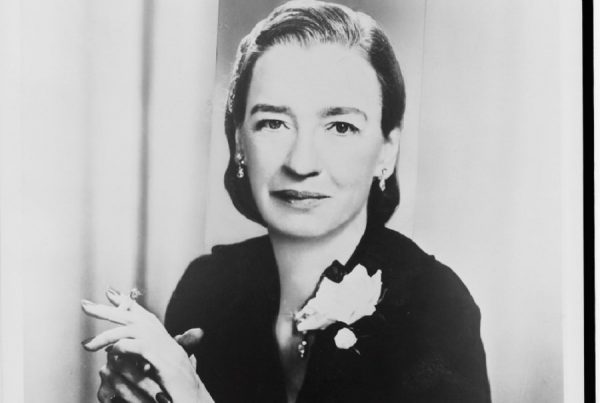
#> input picture Assets/grace_hopper.jpg, 600 x 403 px, found by its file name
$ jupyter execute '6 Matplotlib_en.ipynb'   (shell and % lines are left out)
#> lines starting #> are read from the running program, lines starting #| are printed output that depends on the picture
# Graphics with `Matpletlib`

In addition to its use in Python, you can use * Notebook commands * to modify the behavior of the jupyter graphics. For example:

- `%Matpletlib inline`: By default it returns non -interactive graphics.
- `%Matpletlib Notebook`: Interactive graphics

[cell 1]
import matplotlib.pyplot as plt
import numpy as np

We define a set of 51 equate data between 0 and 4, and the function

$$
y = f (x) = 2.5 E^{-1.3 x} + 0.5. E^{-1.6 x}
$$

In addition, we define a data set _With noise_, adding to $ and $ a gaussian noise on average 0 and dispersion 1 (see `help (np.random.normal)`):

[cell 2]
x = np.linspace(0,4,51)
y = 2.5 * np.exp(-1.3 * x) + 0.5 * np.exp(-1.6 * x)
ruido = 0.2 * np.random.normal(size=x.size)
medicion = y + ruido

print(x.size)

[cell 3]
# This only needs to be executed once in the notebook.
plt.plot(x, y)     # Arch the graph
plt.show()         # The graph is shown on the screen
#> figure, not shown here; curve peaks at x = 0, y = 3

[cell 4]
help(plt.plot)

[cell 5]
plt.plot(x, y)
plt.show()

### Lines, symbols and colors

The simplest way to choose the curve graph mode is through a third argument.
This argument, which appears immediately after the data (X and Y), allows to control the type of line or symbol used in graphing. In the case of the solid line, it can be specified with a script ('-') or simply not putting anything, since solid line is the default symbol. The two previous specifications are equivalent. You can also choose the color, or the symbol to be used with this argument:

XX_MARKDOWN_CODE_XX

! [] (Figures/simple_linea_simb.png)

To obtain circles we use a specification that corresponds to 'O'. We can also put the color in this argument. In this case we chose color "red (r), with a line (-) + circles (o)".

With this idea we modify the previous chart

[cell 6]

plt.plot(x, medicion, 'v--')
plt.plot(x, y, 'c-')
plt.show()
#> figure, not shown here; curve peaks at x = 0, y = 3.35; curve peaks at x = 0, y = 3

Los siguientes caracteres pueden utilizarse para controlar el símbolo de graficación:

| Símbolo   |     Descripción        |
|-----------|------------------------|
| '-'       | solid line style       |
| '--'      | dashed line style      |
| '-.'      | dash-dot line style    |
| ':'       | dotted line style      |
| '.'       | point marker           |
| ','       | pixel marker           |
| 'o'       | circle marker          |
| 'v'       | triangle down  marker  |
| '^'       | triangle up  marker    |
| '&lt;'    | triangle left  marker  |
| '&gt;'    | triangle right  marker |
| '1'       | tri down  marker       |
| '2'       | tri up  marker         |
| '3'       | tri left  marker       |
| '4'       | tri right  marker      |
| 's'       | square marker          |
| 'p'       | pentagon marker        |
| '\*'      | star marker            |
| 'h'       | hexagon1 marker        |
| 'H'       | hexagon2 marker        |
| '+'       | plus marker            |
| 'x'       | x marker               |
| 'D'       | diamond marker         |
| 'd'       | thin diamond marker    |
| '&#124;'  | vline marker           |
| '\_'      | hline marker           |

Los colores también pueden elegirse usando los siguientes caracteres:

|  Letra  |   Color  |
|---------|----------|
|'b'      |   blue   |
|'g'      |   green  |
|'r'      |   red    |
|'c'      |   cyan   |
|'m'      |   magenta|
|'y'      |   yellow |
|'k'      |   black  |
|'w'      |   white  |

The `Plot () function accepts a variable number of arguments. Let's see what the documentation says

`` Python
SIGNATURE: PLT.PLOT (*ARGS, ** KWARGS)
Docsting:
Plot and versus X As Lines and/or Markers.

Call Signatures ::

    plot ([x], y, [fmt], data = none, ** kwargs)
    plot ([x], y, [fmt], [x2], y2, [fmt2], ..., ** kwargs) `` ``

In particular, we can use the arguments * Keywords * (pairs-name-value) to change the way the data is graphic. Some of the most common are:

| Argument | Value |
| --------------- | -------------------------- |
| Linetyle | {'-', '-', '-.', ':', '',…} |
| linewidth | real number |
| color | a color |
| Marker | {'or', 's', 'd',….} |
| markersize | real number |
| MarkeredGecolor | color |
| Markerfacecolor | color |
| Markevery | whole number |

[cell 7]
plt.plot(x,y,linewidth=4)
plt.plot(x,medicion, 'o:', color='red', markersize=6)
plt.show()
#> figure, not shown here; curve peaks at x = 0, y = 3; curve peaks at x = 0, y = 3.35

[cell 8]
plt.plot(x,medicion, 'o:', color='red', markersize=5)
plt.plot(x,y,linewidth=4)
plt.show()
#> figure, not shown here; curve peaks at x = 0, y = 3.35; curve peaks at x = 0, y = 3

[cell 9]
plt.plot(x,y,linewidth=5, linestyle='dashed')
plt.plot(x,medicion, '-o', color='red', markersize=8, markeredgecolor='black',markevery=3)
plt.show()
#> figure, not shown here; curve peaks at x = 0, y = 3; curve peaks at x = 0, y = 3.35

### Axes and legends names

We are now adding names to the axes and curves.

To add names to the curves, we have to add a `Label`, in this case in the same` plot () `command, and then
Show it with `legend ()

[cell 10]
plt.plot(x,y,linewidth=5, linestyle='dashed', label='Teoría')
plt.plot(x,medicion, '-o', color='red', markersize=8, markeredgecolor='black',markevery=4, label='Medición')
plt.legend(title='DATOS')
plt.show()
#> figure, not shown here; curve peaks at x = 0, y = 3; curve peaks at x = 0, y = 3.35

To add names to the axes we use `xlabel` and` ylabel`:
The titles to the figure can be added with `Title`:

[cell 11]
plt.plot(x,y,linewidth=5, linestyle='dashed', label='Teoría')
plt.plot(x,medicion, '-o', color='red', markersize=8, markeredgecolor='black',markevery=4, label='Medición')
plt.legend(title='DATOS')
plt.xlabel('Tiempo [seg]')
plt.ylabel('Valor [mV]')
plt.title('RESULTADOS')
plt.show()
#> figure, not shown here; curve peaks at x = 0, y = 3; curve peaks at x = 0, y = 3.35

We can also graph vertical and horizontal lines using `axvline` and` axhline`

[cell 12]
plt.plot(x,y,linewidth=5, linestyle='dashed', label='Teoría')
plt.plot(x,medicion, '-o', color='red', markersize=8, markeredgecolor='black',markevery=4, label='Medición')
plt.legend(title='DATOS')
plt.xlabel('Tiempo [seg]')
plt.ylabel('Valor [mV]')
plt.title('RESULTADOS')
plt.axvline(x=2.5, color='black')
plt.axhline(y = 1.5, color='black')
plt.show()
#> figure, not shown here; curve peaks at x = 0, y = 3; curve peaks at x = 0, y = 3.35

To pass on logarithmic scale we use `xscale` or` yscale`

[cell 13]
plt.plot(x,y,linewidth=5, linestyle='dashed', label='Teoría')
plt.plot(x,medicion, '-o', color='red', markersize=8, markeredgecolor='black',markevery=4, label='Medición')
plt.legend(title='DATOS')
plt.xlabel('Tiempo [seg]')
plt.ylabel('Valor [mV]')
plt.title('RESULTADOS')
# plt.xscale('log')
plt.yscale('log')
plt.grid(color='green', linestyle='dashed', linewidth=1)
plt.show()
#> figure, not shown here; curve peaks at x = 0, y = 3; curve peaks at x = 0, y = 3.35

### Two graphics in the same figure

There are several functions that allow to put more than one graph in the same figure. Let's look at an example using `Figure` and` add_sublot`

[cell 14]
fig_1 = plt.figure(1, figsize=[20, 5])
graf1 = fig_1.add_subplot(121) # 1: number of rows 2: number of columns 1: the number of subploot
graf2 = fig_1.add_subplot(122) # 1: number of rows 2: number of columns 2: the number of subploot

graf1.plot(x,y,linewidth=5, linestyle='dashed', label='Teoría')
graf1.plot(x,medicion, '-o', color='red', markersize=8, markeredgecolor='black',markevery=4, label='Medición')
graf1.legend(title='DATOS')
graf1.grid(color='green', linestyle='dashed', linewidth=1)

graf1.set_xlabel('Tiempo [seg]', fontsize='x-large')
graf1.set_ylabel('Valor [mV]', fontsize='x-large')
graf1.set_title('RESULTADOS ESCALA LOG')
graf1.set_xscale('log')

graf2.plot(x,y,linewidth=5, linestyle='dashed', label='Teoría')
graf2.plot(x,medicion, '-o', color='red', markersize=8, markeredgecolor='black',markevery=4, label='Medición')
graf2.legend(title='DATOS')
graf2.grid(color='green', linestyle='dashed', linewidth=1)

graf2.set_xlabel('Tiempo [seg]')
graf2.set_ylabel('Valor [mV]')
graf2.set_title('RESULTADOS')
plt.show()
#> figure, not shown here; panel 1: curve peaks at x = 0, y = 3; panel 1: curve peaks at x = 0, y = 3.35; panel 2: curve peaks at x = 0, y = 3; panel 2: curve peaks at x = 0, y = 3.35

[cell 15]
print(type(fig_1))

### Export the figures

To save the figures in one of the available formats we use the `Savefig ()` function.

[cell 16]
foname = 'miplot'
# fig_1.savefig('{}.png'.format(foname), dpi=200)
# fig_1.savefig('{}.pdf'.format(foname))
fig_1.savefig('figura2.png', dpi=200)
fig_1.savefig('figura2.pdf')

Here can also be used latex type format for part of the text. If we use an expression enclosed among the `$` symbols, Matpletlib interprets that it is written in (a subset) of Latex.

** Matpletlib ** has an internal symbols processor to show the latex notation that recognizes the most common elements, or it can be chosen to use an external latex processor.

[cell 17]
plt.plot(x,y,linewidth=5, linestyle='dashed', label=r"$\frac{\sin(e^2)}{[2 + \cos (x)]^2}$")
plt.plot(x,medicion, '-o', color='red', markersize=8, markeredgecolor='black',markevery=2, label='Medición')
plt.legend(title='DATOS', fontsize='x-large', shadow=False, loc=3)
plt.xlabel('Tiempo [seg]')
plt.ylabel('Valor [mV]')
plt.title('RESULTADOS: $f(x)$')
plt.xscale('log')
plt.grid(color='green', linestyle='dashed', linewidth=1)
plt.show()
#> figure, not shown here; curve peaks at x = 0, y = 3; curve peaks at x = 0, y = 3.35

### Graphics with polar coordinates

[cell 18]
t = np.linspace(0, 2 * np.pi, 100)

fig_3 = plt.figure(3,figsize=[10,5])
ax = fig_3.add_subplot(111, polar=True)
ax.plot(t,t**2, color='blue', lw=3)
ax.set_xlim([0, 2 * np.pi])
ax.set_ylim([0, 50])
plt.show()
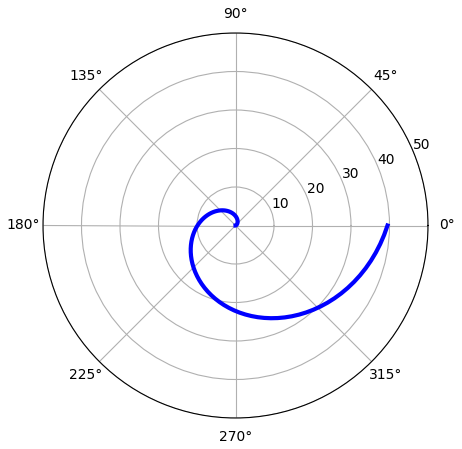
#> figure drawn by matplotlib, 1 panel; curve peaks at x = 6.28, y = 39.48

### Other 2D graphics

[cell 19]
n = np.array([0,1,2,3,4,5])

fig, graf = plt.subplots(1,4, figsize=[16,5])
graf[0].set_title('SCATTER')
graf[0].scatter(x, x + 0.25*np.random.randn(len(x)))

graf[1].set_title('STEP')
graf[1].step(n,n**2, lw=2)

graf[2].set_title('BAR')
graf[2].bar(n,n**2, align='center', width=0.6, alpha=0.5)

graf[3].set_title('FILL BETWEEN')
graf[3].fill_between(x, x**2, color='green', alpha=0.5)
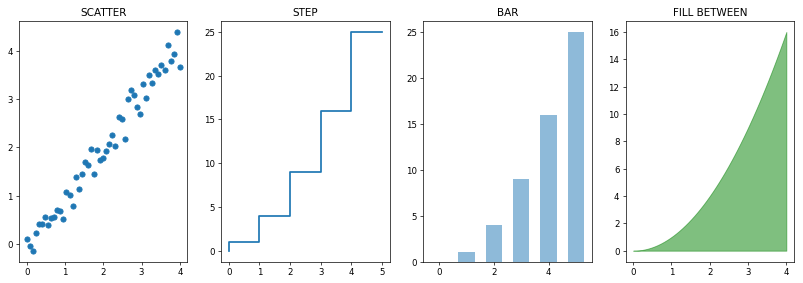
#> figure drawn by matplotlib, 4 panels; panel 3: tallest bar 25 high, from x = 4.7 to 5.3

### Histograms

[cell 20]
n = np.random.randn(10000) # Randn returns a normal distribution
fig, axes = plt.subplots(1, 2, figsize=[12,4])
axes[0].set_title('Histograma')
axes[0].hist(n, bins = 30)

axes[1].set_title('Histograma acumulado')
axes[1].hist(n, cumulative=True, bins=50)
plt.show()
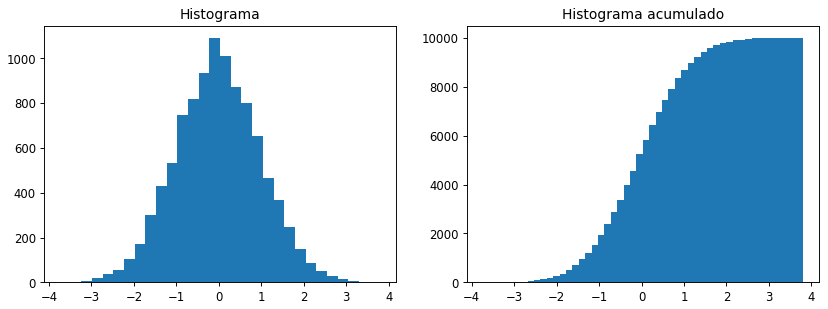
#> figure drawn by matplotlib, 2 panels; panel 1: tallest bar 1091 high, from x = -0.221 to 0.0308; panel 2: tallest bar 10000 high, from x = 3.65 to 3.8

[cell 21]
A = np.array([2,3,4,5])

## Reading an image

In addition to performing 2D graphics, `Matpletlib` allows you to work with images. You can read images that are interpreted as an array of `numpy`.

[cell 22]
import matplotlib.image as mpimg

grace = mpimg.imread('../Assets/grace_hopper.jpg')
#> grace is the input picture: shape (403, 600, 3); mean R, G, B 168.3, 168.3, 168.3
print(grace.shape)
print(type(grace))


jean = mpimg.imread('../Assets/jean_sammet.jpg')
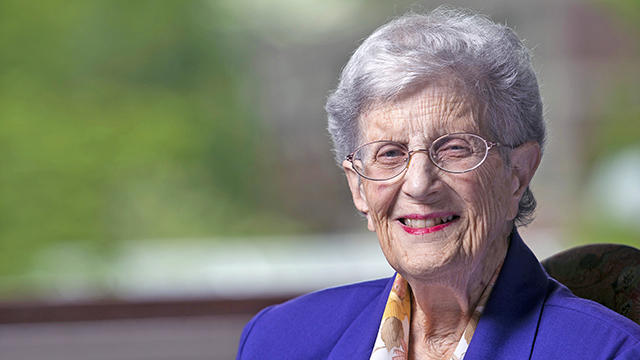
#> input picture Assets/jean_sammet.jpg, 640 x 360 px, found by its file name
#> jean is the input picture: shape (360, 640, 3); mean R, G, B 123.8, 123.9, 114.9
print(type(jean))

cirs = mpimg.imread('../Assets/cirs_slice.png')
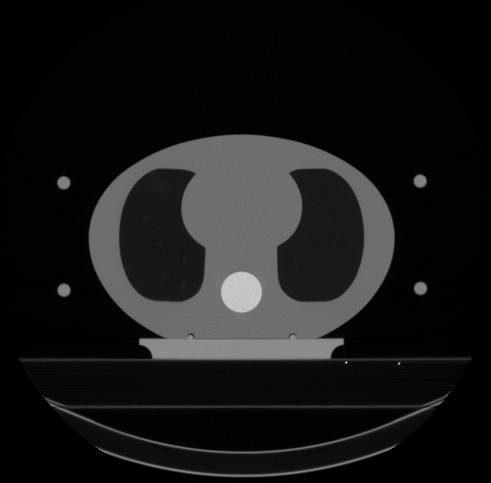
#> input picture Assets/cirs_slice.png, 491 x 483 px, found by its file name
#> cirs is the input picture: shape (483, 491, 3) float32; min 0, max 1, mean 0.0933

[cell 23]
print(grace)

Both images have 3 channels, red, green and blue, which can be seen in the `Shape` of each of them:

[cell 24]
print(grace.shape)
print(jean.shape)

[cell 25]
fig5, g = plt.subplots(1, 2, figsize=[16,10])
graceplt = g[0].imshow(grace)
g[0].set_title('Grace Hopper')
plt.colorbar(graceplt,ax = g[0],orientation='horizontal')

jeanplt = g[1].imshow(jean)
g[1].set_title('Jean Sammet')
plt.colorbar(jeanplt,ax = g[1],orientation='horizontal')

plt.show()
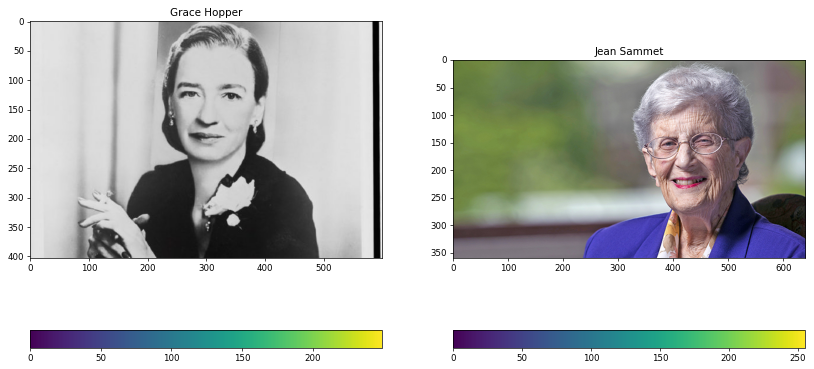
#> figure drawn by matplotlib, 4 panels

[cell 26]
fig5, g = plt.subplots(1, 2, figsize=[16,10])
graceplt = g[0].imshow(grace[:,:,0], cmap = 'Paired')
g[0].set_title('Grace Hopper')
plt.colorbar(graceplt,ax = g[0],orientation='horizontal')

jeanplt = g[1].imshow(jean[:,:,0],cmap = 'Paired')
g[1].set_title('Jean Sammet')
plt.colorbar(jeanplt,ax = g[1],orientation='horizontal')

plt.show()
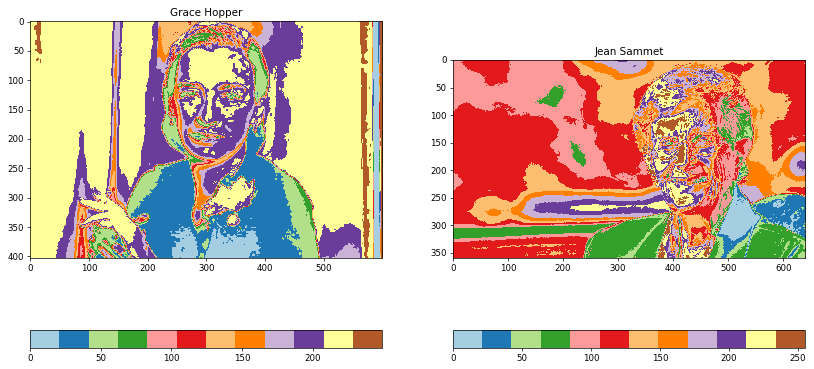
#> figure drawn by matplotlib, 4 panels

[cell 27]
fig5, g = plt.subplots(1, 2, figsize=[16,10])
g[0].imshow(grace, cmap = 'gray')
g[0].set_title('IMAGEN')

g[1].set_title('HISTOGRAMA')
g[1].hist(grace[:,:,0].ravel(), bins=100) # Ravel returns a 1D vector with all the elements of the Matrix.
g[1].set_xlim([0, 255])
g[1].set_ylim([0, 5000])

plt.show()
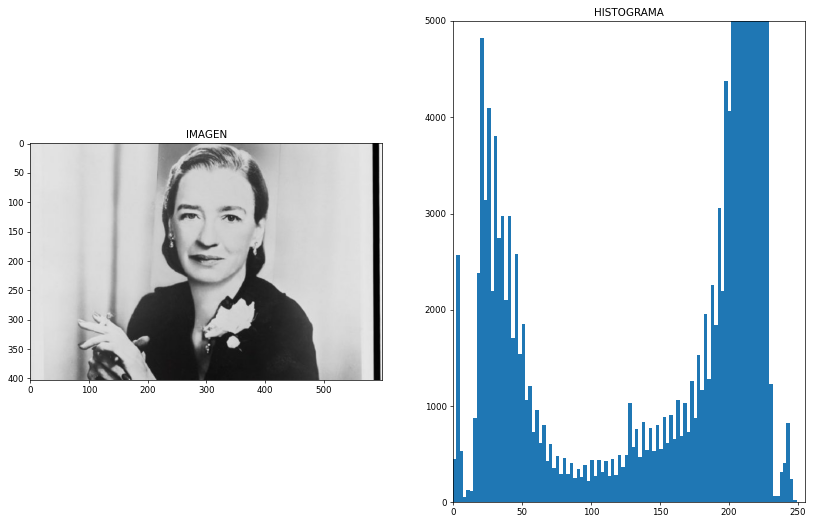
#> figure drawn by matplotlib, 2 panels; panel 2: tallest bar 20029 high, from x = 216.6 to 219.1

[cell 28]
ravel_grace = grace.ravel()
ravel_grace.shape
print(ravel_grace)

Something to keep in mind is that images can be defined as RGB with integers between 0 and 255, such as previous images; or between 0 and 1, like the following:

[cell 29]
cirs = mpimg.imread('../Assets/cirs_slice.png')
print(type(cirs))
print(cirs.shape)
print("Max image:",np.max(cirs))
#
# I can normalize the image to the range 0-1
#
img_maximo = np.max(cirs)
#> img_maximo = 1
cirs = cirs/img_maximo
#
# I normalize the image to the 0-255 range
#
img_maximo = np.max(cirs)
cirs = cirs/img_maximo*255
cirs = cirs.astype(int) # Converts the array of numpy from float to integers


figcirs, g = plt.subplots(1, 2, figsize=[16,10])
g[0].imshow(cirs)
g[0].set_title('CIRS')

g[1].set_title('HISTOGRAMA')
g[1].hist(cirs.ravel(), bins=20, log=True) # Ravel returns a 1D vector with all the elements of the Matrix.
# g[1].set_xlim([0,1])
# g[1].set_ylim([0.1, 1000])
# g[1].set_yscale('log')

plt.show()
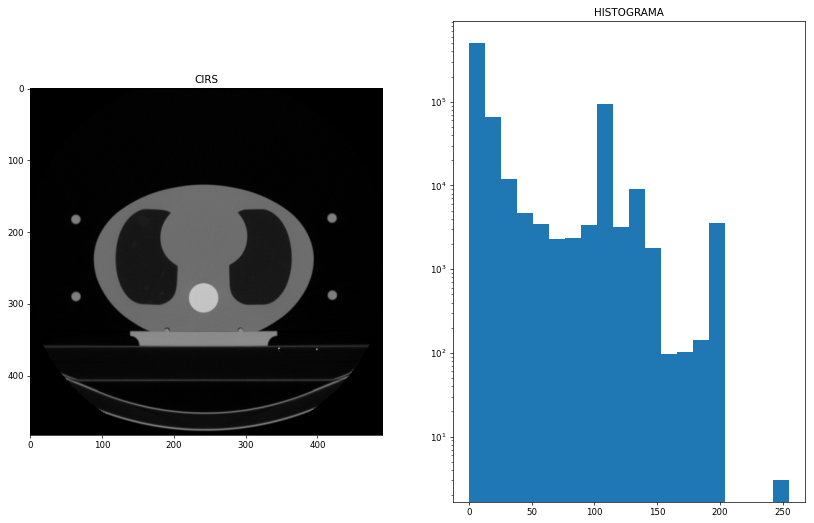
#> figure drawn by matplotlib, 2 panels; panel 2: tallest bar 505371 high, from x = 0 to 12.75

[cell 30]
print(cirs)

You can also calculate the histogram in `numpy`:

[cell 31]
#
# I can normalize the image to the range 0-1
#
img_maximo = np.max(cirs)
#> img_maximo = 255
cirs = cirs/img_maximo


nbins = 20
c = cirs.ravel()
h = np.histogram(c,bins=nbins) # np.histogram returns a tupla with two arrays, the first
                            # It is the histogram, the second corresponds to the boundaries of the bnes
print(type(h[0]))
print(h[0])
print(h[0].shape)
print(h[1].shape)

But it is more laborious to do the hand histogram:
- You have to notice the difference in the size between the histogram in `h [0]` and the boundaries of the bins in `h [1]`. That is why it is necessary to select all the elements of `h [1]` except the last one with `h [1] [:-1]`.
- We also use `align = 'edge'` so that the bars are aligned to the left of each interval.

[cell 32]
widthbar = 1/nbins*0.95
plt.bar(h[1][:-1],h[0],width = widthbar,align='edge',log=True)


print(h[0])
print(h[1][:-1])
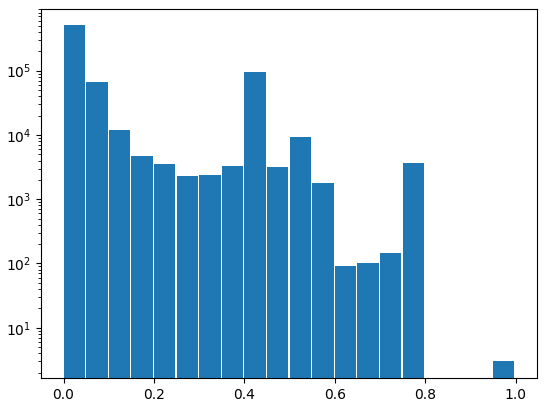
#> figure drawn by matplotlib, 1 panel; tallest bar 505371 high, from x = 0 to 0.0475
